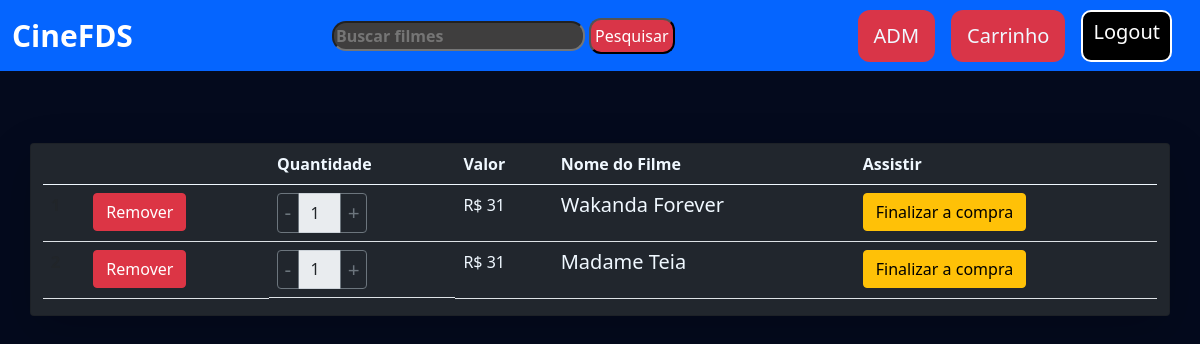
/cart/ (signed in), run on an earlier commit of the app's database.
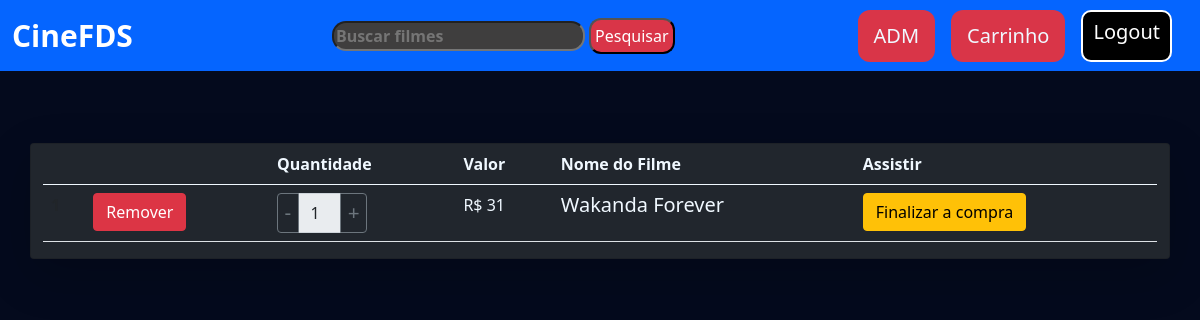
And on a later commit of the database.
### home/models.py (models this page shows)
class BaseModel(models.Model):
    uid = models.UUIDField(default=uuid.uuid4, editable=False, primary_key=True)
    created_at = models.DateField(auto_now_add=True)
    updated_at = models.DateField(auto_now_add=True)
    class Meta:
        abstract = True

class CartItems(BaseModel):
    cart = models.ForeignKey(Cart, on_delete=models.CASCADE, related_name="cart_items")
    movie = models.ForeignKey(Movie, on_delete=models.CASCADE)

class Movie(BaseModel):
    category = models.ForeignKey(MovieCategory, on_delete=models.CASCADE, related_name="movies")
    movie_name = models.CharField(max_length=100)
    price = models.IntegerField(default=100)
    images = models.CharField(max_length=500)

### home/views.py (the view)
# urls.py: path('cart/', views.cart, name='cart'),
@login_required(login_url='/login/')
def cart(request):
    print(request.user)
    cart = Cart.objects.get(is_paid=False, user=request.user)
    return render(request, "cart.html", {'carts': cart})

### home/templates/cart.html (shortened to what this page needs)
{% extends "base.html" %}
{% load static %}
{% block start %}
<div class="container card shadow-lg mt-5" style="background-color: rgb(33 38 45);">
    <table class="table">
        <thead>
            <tr style="color: aliceblue;">
                <th scope="col"></th>
                <th scope="col"></th>
                <th scope="col">Quantidade</th>
                <th scope="col">Valor</th>
                <th scope="col">Nome do Filme</th>
                <th scope="col">Assistir</th>
            </tr>
        </thead>
        <tbody>
            {% for cartItem in carts.cart_items.all %}
            <tr>
                <th scope="row">{{ forloop.counter }}</th>
                <td><a href="{% url 'remove_cart' cartItem.uid %}" class="btn btn-danger">Remover</a></td>
                <td class="quantity-container">
                    <div class="input-group">
                        <button class="btn btn-outline-secondary decrease" type="button">-</button>
                        <input type="text" class="form-control quantity" value="1" readonly maxlength="2">
                        <button class="btn btn-outline-secondary increase" type="button">+</button>
                    </div>
                </td>
                <td style="color: aliceblue;"><p class="price">R$ {{ cartItem.movie.price }}</p></td>
                <td>
                    <h5 style="color: aliceblue;">{{ cartItem.movie.movie_name }}</h5>
                </td>
                <td><a href="{% url 'escolha_acento' %}" class="btn btn-warning">Finalizar a compra</a></td>
            </tr>
            {% endfor %}
        </tbody>
    </table>
</div>
{% endblock %}

What changed in the data, as far as the page shows it:
removed CartItems: movie.price "31", movie.movie_name "Madame Teia"
